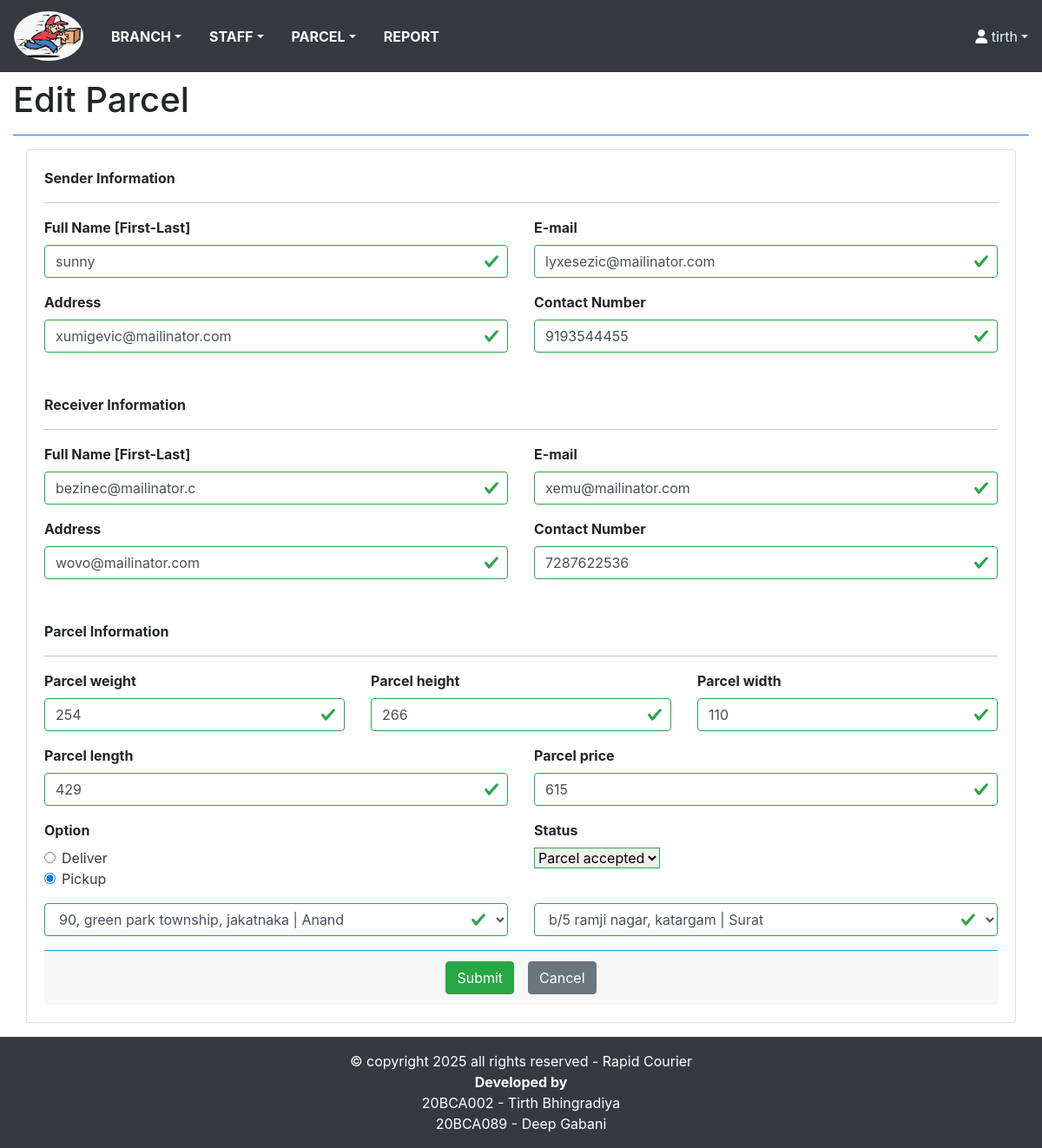
/editparcel.php?id=5, run on the app's committed database.
### tables this page shows
CREATE TABLE `parcel` (
  `id` int(11) NOT NULL,
  `sname` varchar(20) NOT NULL,
  `semail` varchar(25) NOT NULL,
  `saddress` varchar(70) NOT NULL,
  `scontact` bigint(11) NOT NULL,
  `rname` varchar(20) NOT NULL,
  `remail` varchar(25) NOT NULL,
  `raddress` varchar(70) NOT NULL,
  `rcontact` bigint(11) NOT NULL,
  `pnumber` bigint(11) NOT NULL,
  `pheight` int(3) NOT NULL,
  `pweight` int(3) NOT NULL,
  `pwidth` int(3) NOT NULL,
  `plength` int(3) NOT NULL,
  `pprice` int(5) NOT NULL,
  `dp` int(1) NOT NULL,
  `dbranchid` int(2) NOT NULL,
  `pbranchid` int(2) DEFAULT NULL,
  `status` int(2) NOT NULL,
  `date` datetime DEFAULT current_timestamp()
);

### editparcel.php (the view, shortened to what this page needs)
<!DOCTYPE html>
<html lang="en">
<head>
    <?php
    require_once "files.php";
    ?>
</head>
<body>
    <?php
    include "header.php";
    ?>
    <div class="content-header">
        <div class="container-fluid">
            <div class="row mb-2">
                <div class="col-sm-6">
                    <h1 class="m-0">Edit Parcel</h1>
                </div>
            </div>
            <hr class="border-primary">
        </div>
    </div>
    <section class="content">
        <div class="container-fluid">
            <div class="col-lg-12">
                <div class="card card-outline">
                    <div class="card-body">
                        <form action="editparceldata.php" method="post" id="manage-branch" class="was-validated">
                        <?php
                            $id = $_GET['id'];
                            include "dbcon.php";
                            $query1 = "select * from parcel where id=$id";
                            $record1 = mysqli_query($connection, $query1);
                            $row1 = mysqli_fetch_array($record1);
                            $dp = $row1["dp"];
                            $tempbranchid = $row1['dbranchid'];
                            $tempbranchid1 = $row1['pbranchid'];
                            $pst = $row1['status'];
                        ?>
                            <div class="row">
                                <div class="col-sm-12">
                                    <div class="font-weight-bold mb-2">
                                        Sender Information
                                    </div>
                                    <hr class="alert-dark">
                                </div>
                                <div class="col-md-12">
                                    <div class="row">
                                        <div class="col-sm-6 form-group ">
                                            <label for="" class="control-label">Full Name [First-Last]</label>
                                            <input type="text" class="form-control" name="sfullname" value="<?php echo $row1['sname'] ?>" required>
                                        </div>
                                        <div class="col-sm-6 form-group ">
                                            <label for="" class="control-label">E-mail</label>
                                            <input type="email" class="form-control" value="<?php echo $row1['semail'] ?>" required name="semail">
                                        </div>
                                    </div>
                                    <div class="row">
                                        <div class="col-sm-6 form-group ">
                                            <label for="" class="control-label">Address</label>
                                            <input type="text" class="form-control" name="saddress" value="<?php echo $row1['saddress'] ?>" required>
                                        </div>
                                        <div class="col-sm-6 form-group ">
                                            <label for="" class="control-label">Contact Number</label>
                                            <input type="number" class="form-control" name="snumber" value="<?php echo $row1['scontact'] ?>" required max="9999999999" min="1000000000">
                                        </div>
                                    </div>
                                </div>
                            </div>
                            <br>
                            <div class="row mt-2">
                                <div class="col-sm-12">
                                    <div class="font-weight-bold mb-2">
                                        Receiver Information
                                    </div>
                                    <hr class="alert-dark">
                                </div>
                                <div class="col-md-12">
                                    <div class="row">
                                        <div class="col-sm-6 form-group ">
                                            <label for="" class="control-label">Full Name [First-Last]</label>
                                            <input type="text" class="form-control" name="rfullname" value="<?php echo $row1['rname'] ?>" required>
                                        </div>
                                        <div class="col-sm-6 form-group ">
                                            <label for="" class="control-label">E-mail</label>
                                            <input type="email" class="form-control" value="<?php echo $row1['remail'] ?>" required name="remail">
                                        </div>
                                    </div>
                                    <div class="row">
                                        <div class="col-sm-6 form-group ">
                                            <label for="" class="control-label">Address</label>
                                            <input type="text" class="form-control" name="raddress" value="<?php echo $row1['raddress'] ?>" required>
                                        </div>
                                        <div class="col-sm-6 form-group ">
                                            <label for="" class="control-label">Contact Number</label>
                                            <input type="number" class="form-control" name="rnumber" value="<?php echo $row1['rcontact'] ?>" required max="9999999999" min="1000000000">
                                        </div>
                                    </div>
                                </div>
                            </div>
                            <br>
                            <div class="row mt-2">
                                <div class="col-sm-12">
                                    <div class="font-weight-bold mb-2">
                                        Parcel Information
                                    </div>
                                    <hr class="alert-dark">
                                </div>
                                <div class="col-md-12">
                                    <div class="row">
                                        <div class="col-sm-4 form-group ">
                                            <label for="" class="control-label">Parcel weight</label>
                                            <input type="number" class="form-control" name="weight" value="<?php echo $row1['pweight'] ?>" required>
                                        </div>
                                        <div class="col-sm-4 form-group ">
                                            <label for="" class="control-label">Parcel height</label>
                                            <input type="number" class="form-control" value="<?php echo $row1['pheight'] ?>" required name="height">
                                        </div>
                                        <div class="col-sm-4 form-group ">
                                            <label for="" class="control-label">Parcel width</label>
                                            <input type="number" class="form-control" value="<?php echo $row1['pwidth'] ?>" required name="width">
                                        </div>
                                    </div>
                                    <div class="row">
                                        <div class="col-sm-6 form-group ">
                                            <label for="" class="control-label">Parcel length</label>
                                            <input type="number" class="form-control" name="length" value="<?php echo $row1['plength'] ?>" required>
                                        </div>
                                        <div class="col-sm-6 form-group ">
                                            <label for="" class="control-label">Parcel price</label>
                                            <input type="number" class="form-control" name="price" value="<?php echo $row1['pprice'] ?>" required max="100000" min="100">
                                        </div>
                                    </div>
                                </div>
                            </div>
                            <div class="row">
                                <div class="col-sm-6 form-group">
                                    <label for="" class="control-label">Option</label>
                                    <div class="form-check">
                                        <input class="form-check-input  " type="radio" name="rdp" id="rddel" value="1" <?php if($dp == 1) echo "checked" ?>>
                                        <label class="form-check-label text-dark" for="rddel">Deliver</label>
                                    </div>
                                    <div class="form-check">
                                        <input class="form-check-input" type="radio" name="rdp" id="rdpic" value="2" <?php if($dp == 2) echo "checked" ?>>
                                        <label class="form-check-label text-dark" for="rdpic">Pickup</label>
                                    </div>
                                </div>
                                <div class="col-sm-6">
                                    <label for="status" class="control-label">Status</label><br>
                                    <select class="form-select border border-success mb-3" aria-label="Static select example" id="pst" name="pst">
                                        <?php if($dp == 1) { ?>
                                        <option value="1" <?php if($pst == 1) {echo "selected"; } ?> >Parcel accepted</option>
                                        <option value="2" <?php if($pst == 2) {echo "selected"; } ?> >Shipped</option>
                                        <option value="3" <?php if($pst == 3) {echo "selected"; } ?>>Out for delivery</option>
                                        <option value="5" <?php if($pst == 5) {echo "selected"; } ?> >Delivered</option>
                                        <option value="7" <?php if($pst == 7) {echo "selected"; } ?> >Not delivered</option>
                                        <?php }else{ ?>
                                            <option value="1" <?php if($pst == 1) {echo "selected"; } ?> >Parcel accepted</option>
                                        <?php }
                                        ?>
                                    </select>
                                </div>
                            </div>
                            <div class="row">
                                <div class="col-sm-6 form-group">
                                    <select name="delivery" id="del" class="form-control">
                                            <?php
                                                include "dbcon.php";
                                                $query = "select * from branch";
                                                $record=mysqli_query($connection, $query) or die("query fail");
                                                $num_result = mysqli_num_rows($record);
                                                for($i=0;$i<$num_result;$i++)
                                                {
                                                    $row = mysqli_fetch_array($record);
                                                    $selected = '';
                                                    if($row["id"] == $tempbranchid)
                                                    {
                                                        $selected = 'selected';
                                                    }
                                                    else{
                                                    }
                                                    echo '<option value=' . $row["id"].' '.$selected
                                                    .'>'.$row["street"].' | '.$row["city"].'</option>';
                                                }
                                            ?>
                                    </select>
                                </div>
                                <div class="col-sm-6 form-group">
                                    <select name="pickup" id="pic" class="form-control  border border-success">
                                            <?php
                                                include "dbcon.php";
                                                $query = "select * from branch";
                                                $record=mysqli_query($connection, $query) or die("query fail");
                                                $num_result = mysqli_num_rows($record);
                                                for($i=0;$i<$num_result;$i++)
                                                {
                                                    $row = mysqli_fetch_array($record);
                                                    $selected = '';
                                                    if($row["id"] == $tempbranchid1)
                                                    {
                                                        $selected = 'selected';
                                                    }
                                                    else{
                                                    }
                                                    echo '<option value=' . $row["id"].' '.$selected
                                                    .'>'.$row["street"].' | '.$row["city"].'</option>';
                                                }
                                            ?>
                                    </select>
                                </div>
                            </div>
                <div class="card-footer border-top border-info">
                    <div class="d-flex w-100 justify-content-center align-items-center">
                        <input type="submit" name="submit" class="btn btn-success mx-2">
                        <a class="btn btn-secondary mx-2" href="listparcel.php">Cancel</a>
                    </div>
                </div>
                </form>
            </div>
        </div>
    </section>
    <?php
    include "footer.php";
    ?>
</body>
</html>

### editparcel.php (style rules this page uses)
.control-label { font-weight: bold; }

### data on the page
parcel: sfullname "sunny", semail "lyxesezic@mailinator.com", saddress "xumigevic@mailinator.com", snumber "9193544455", rfullname "bezinec@mailinator.c", remail "xemu@mailinator.com", raddress "wovo@mailinator.com", rnumber "7287622536", weight "254", height "266", width "110", length "429", price "615", dp "☐ Deliver", dp "☑ Pickup", pst "Parcel accepted"

### other printed values
form field delivery "90, green park township, jakatnaka | Anand"
form field pickup "b/5 ramji nagar, katargam | Surat"
